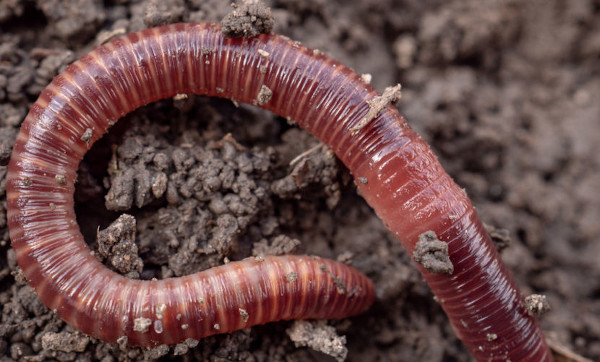
#> input picture Fotos/anelideos.jpg, 600 x 362 px
$ python contours.py
#> lines starting #> are read from the running program, lines starting #| are printed output that depends on the picture; after the words box and inside, x2 and y2 are one past the last pixel; in counts of white or black regions, pixels touching at a corner belong together
import cv2 as cv
import numpy as np

img = cv.imread('Fotos/anelideos.jpg')
#> img is the input picture: shape (362, 600, 3); mean B, G, R 72.5, 74, 104.1

cv.imshow('Minhoca', img)

branco = np.zeros(img.shape, dtype = 'uint8')
#cv.imshow('Branco', branco)

cinza = cv.cvtColor(img, cv.COLOR_BGR2GRAY)
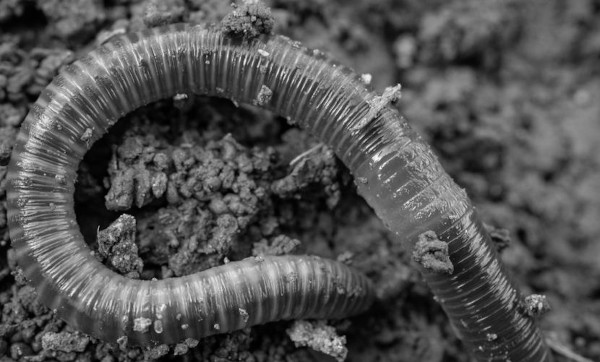
#> cinza: shape (362, 600); min 0, max 250, mean 82.8
# [9 lines of commented-out code are left out]
ret, thresh = cv.threshold(cinza, 125, 255, cv.THRESH_BINARY)
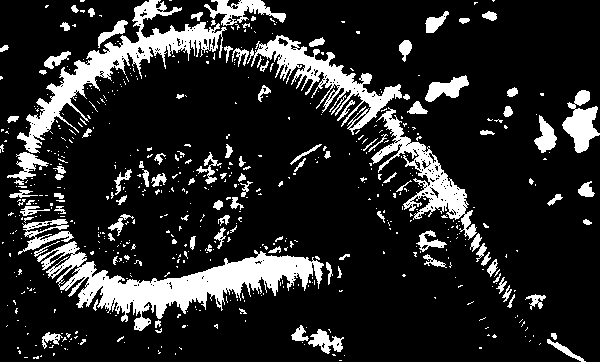
#> thresh: shape (362, 600); 16% white; 613 white regions (502 under 20 px)
cv.imshow('Contorno 2.0', thresh)


contorno, hierarquia = cv.findContours(thresh, cv.RETR_LIST, cv.CHAIN_APPROX_SIMPLE)
#> contorno = 979 contours, 875 with area under 20; largest, box (x1, y1, x2, y2) and area: (37, 241, 324, 331) 7736, (17, 0, 227, 153) 5188, (247, 35, 402, 135) 3274, (371, 107, 477, 240) 2978, (562, 90, 600, 153) 1140
#Há um módulo em openúltimo lugar para especificar os contornos TREE, EXTERNAL, LIST
#BASICAMENTE SÃO OS CONTORNOS HIEÁRQUICOS, EXTERNOS E TODOS
#O módulo ao final significa para aproximar os contornos que pode ser com
#NONE que não faz nada, ou SIMPLE que comprime os contornos e simplifica por exemplo um reta em dois pontos

#Contando os contornos
print(f'{len(contorno)} contorno(s) encontrado(s)')
#| 979 contorno(s) encontrado(s)

#Desenhando contornos
cv.drawContours(branco, contorno, -1, (0,0,255), 2)
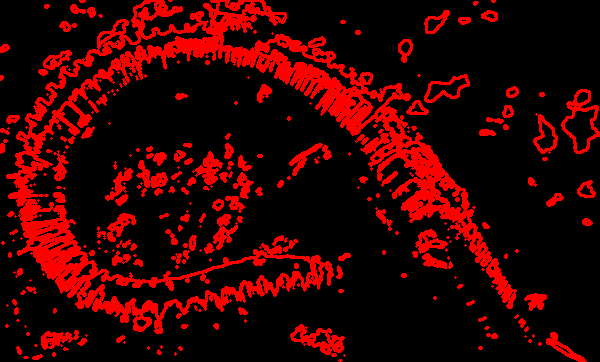
#> branco: shape (362, 600, 3); mean of channels 0, 1, 2 0, 0, 51.5; drawn as B, G, R
cv.imshow('Desenho', branco)

cv.waitKey(0)
